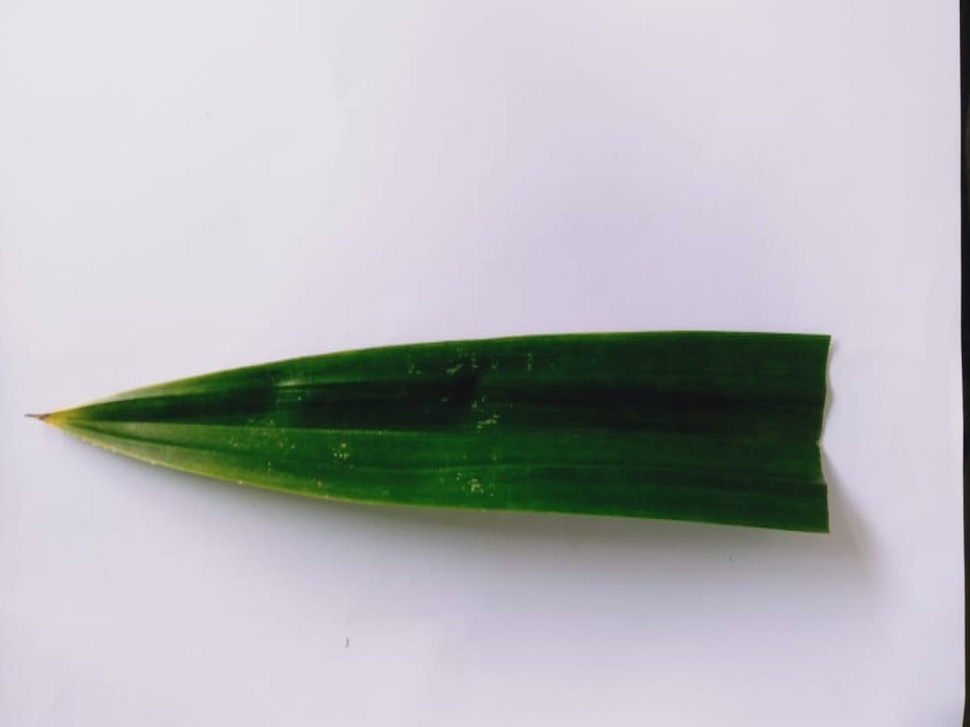
#> input picture Foto Daun Pandan/051.jpg, 970 x 727 px, shrunk from 1600 x 1200 before the run, found by its file name
$ jupyter execute Rotation.ipynb
#> lines starting #> are read from the running program, lines starting #| are printed output that depends on the picture
<a href="https://colab.research.google.com/github/muhammadzulva21/image_fundamental/blob/main/Rotation.ipynb" target="_parent"></a>

[cell 1]
from google.colab import drive
drive.mount('/content/drive')

[cell 2]
import cv2
from google.colab.patches import cv2_imshow
#Membaca Img
img = cv2.imread('/content/drive/MyDrive/Colab Notebooks/051.jpg', cv2.IMREAD_UNCHANGED)
#> img is the input picture: shape (727, 970, 3); mean B, G, R 184.4, 181.1, 180.8

[cell 3]
# Rotation img
(h, w) = img.shape[:2]
#> h = 727; w = 970
center = (w/2, h/2)
#> center = (485, 363.5)

M = cv2.getRotationMatrix2D(center, 180, 1.0)
rotated = cv2.warpAffine(img, M, (w,h))
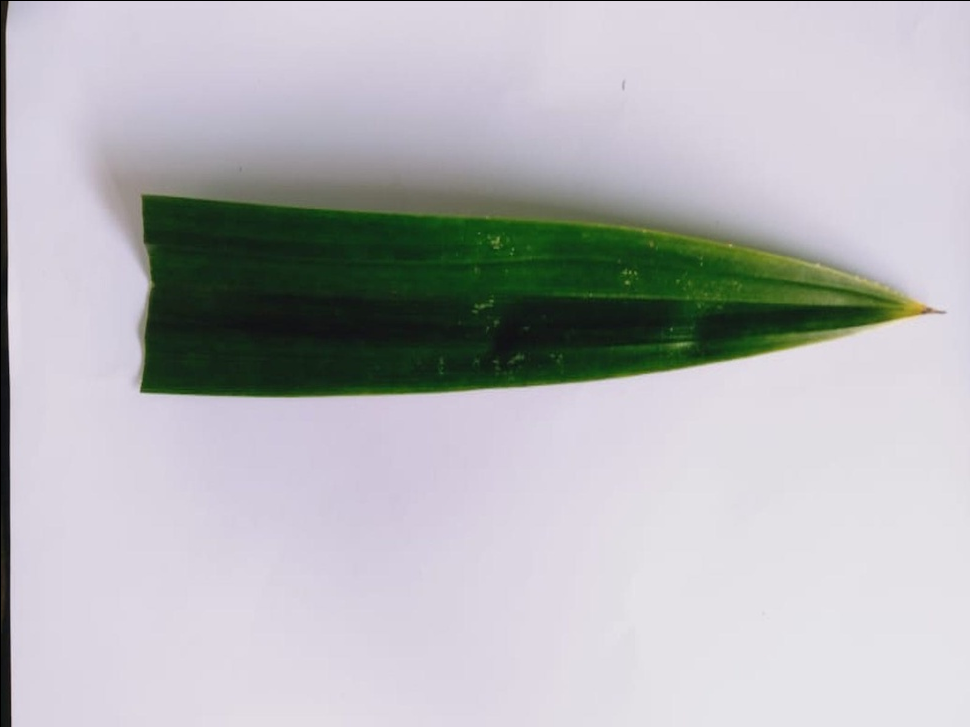
#> rotated: shape (727, 970, 3); mean B, G, R 183.9, 180.6, 180.3
cv2_imshow(rotated)

[cell 4]
M = cv2.getRotationMatrix2D((center), 45, 1.0)
rotated = cv2.warpAffine(img, M, (w, h))
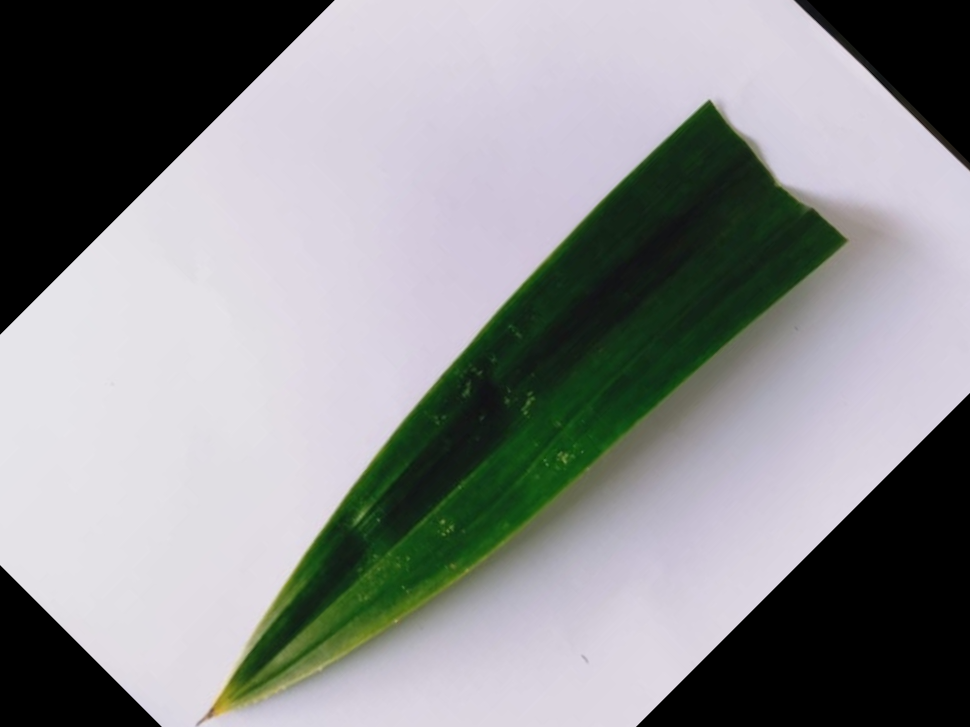
#> rotated: shape (727, 970, 3); mean B, G, R 141.4, 140.1, 138.8
cv2_imshow(rotated)

[cell 5]
M = cv2.getRotationMatrix2D((center), -90, 1.0)
rotated = cv2.warpAffine(img, M, (w, h))
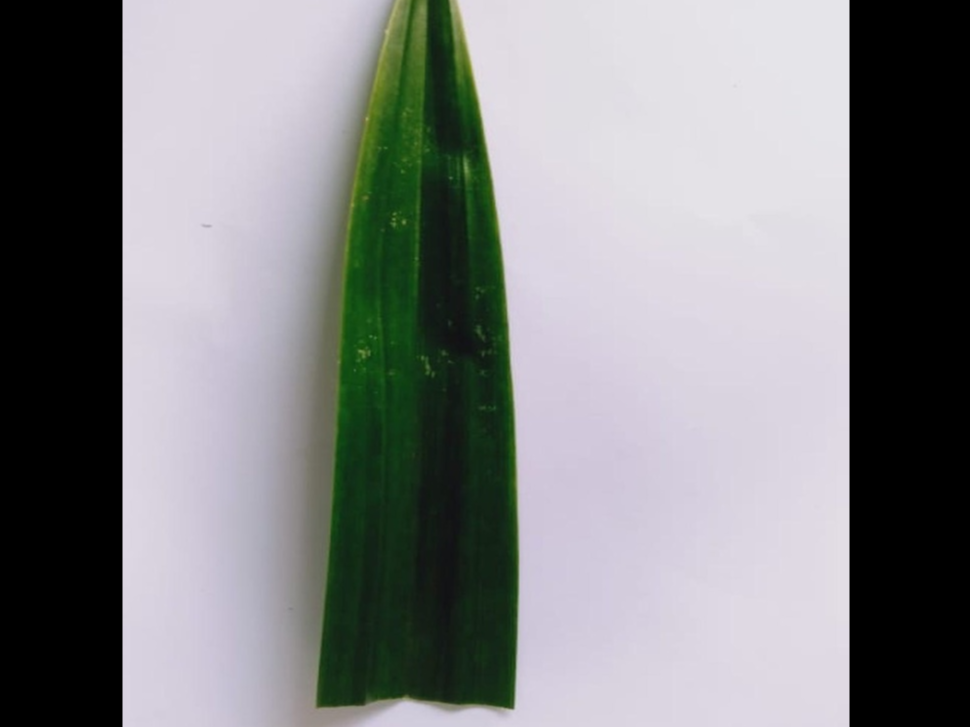
#> rotated: shape (727, 970, 3); mean B, G, R 130.6, 129.5, 128.1
cv2_imshow(rotated)

$ run again, with Foto Daun Pandan/052.jpg copied over Foto Daun Pandan/051.jpg
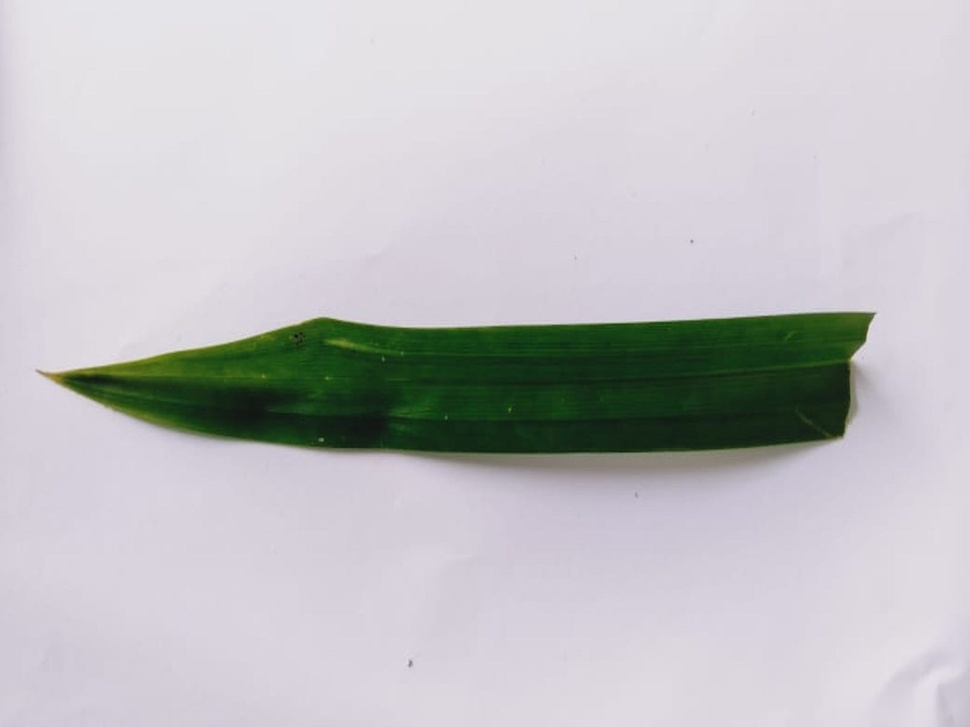
#> input picture Foto Daun Pandan/052.jpg, 970 x 727 px, shrunk from 1600 x 1200 before the run, found by its file name
#> img is the input picture: shape (727, 970, 3); mean B, G, R 194.5, 191.7, 192.2
#> `rotated = cv2.warpAffine(img, M, (w, h))`:
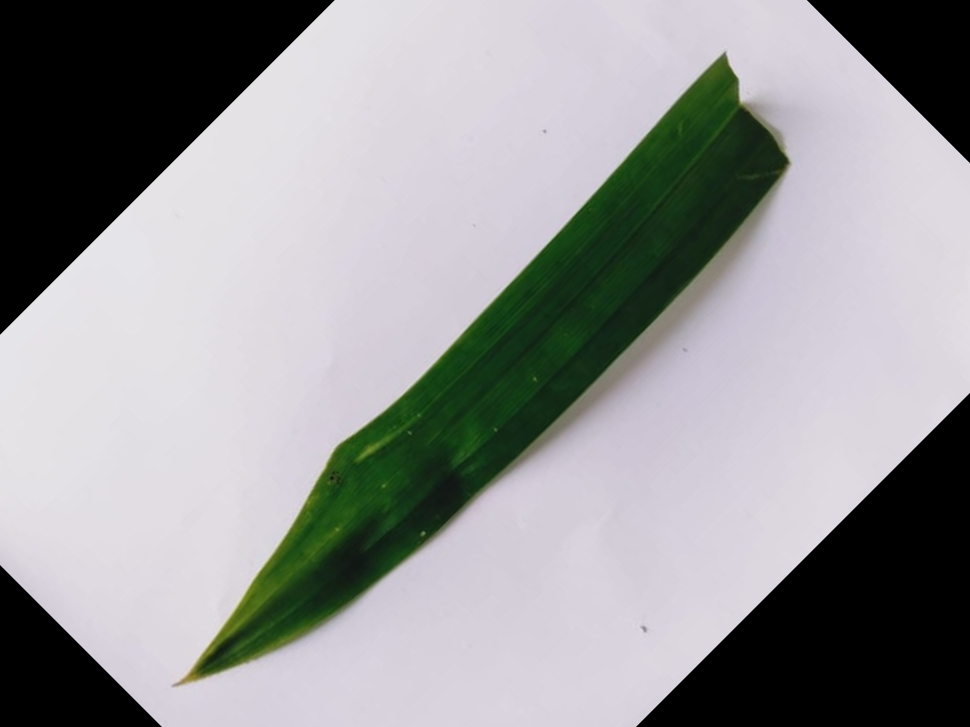
#> rotated: shape (727, 970, 3); mean B, G, R 151, 149.9, 149.5
#> `rotated = cv2.warpAffine(img, M, (w, h))`:
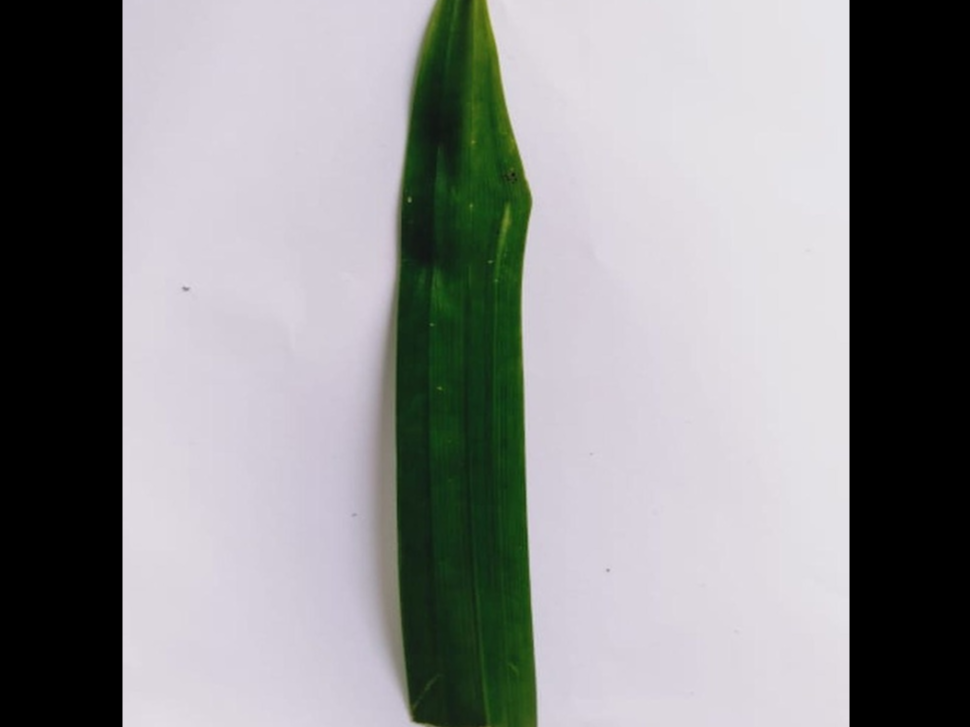
#> rotated: shape (727, 970, 3); mean B, G, R 140, 139.1, 138.5

$ run again, with Foto Daun Pandan/053.jpg copied over Foto Daun Pandan/051.jpg
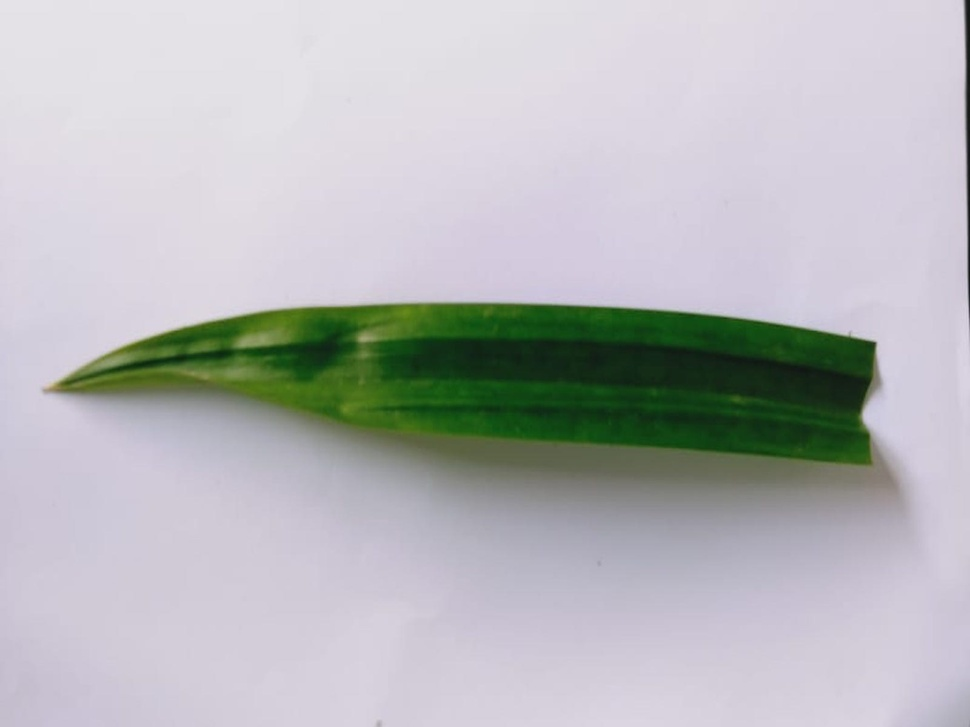
#> input picture Foto Daun Pandan/053.jpg, 970 x 727 px, shrunk from 1600 x 1200 before the run, found by its file name
#> img is the input picture: shape (727, 970, 3); mean B, G, R 186.9, 184.2, 183.2
#> `rotated = cv2.warpAffine(img, M, (w, h))`:
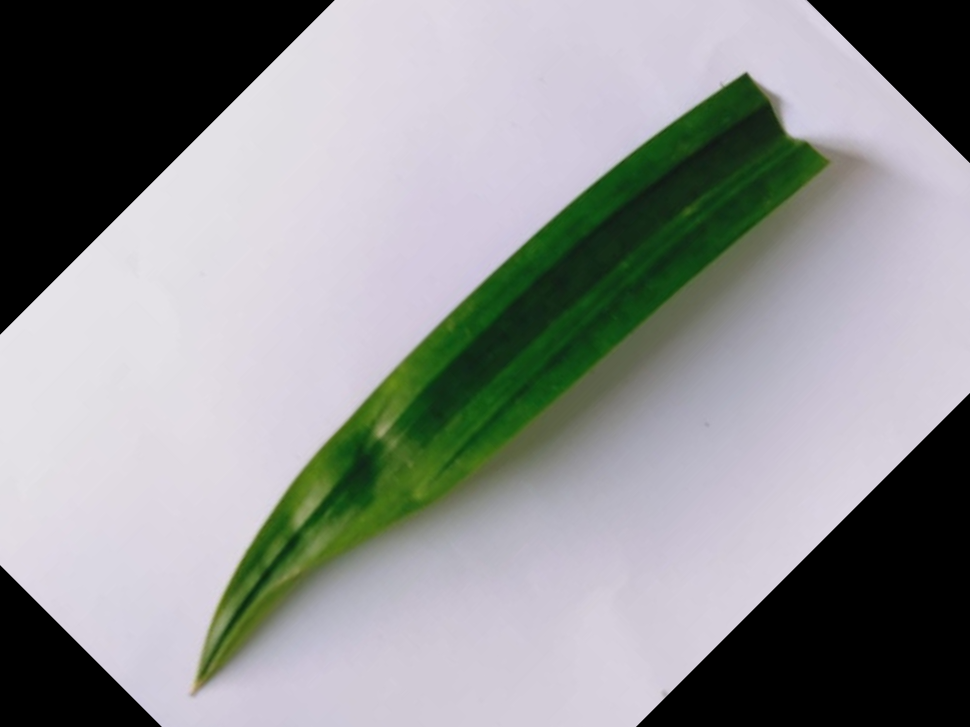
#> rotated: shape (727, 970, 3); mean B, G, R 144.2, 143.9, 141.8
#> `rotated = cv2.warpAffine(img, M, (w, h))`:
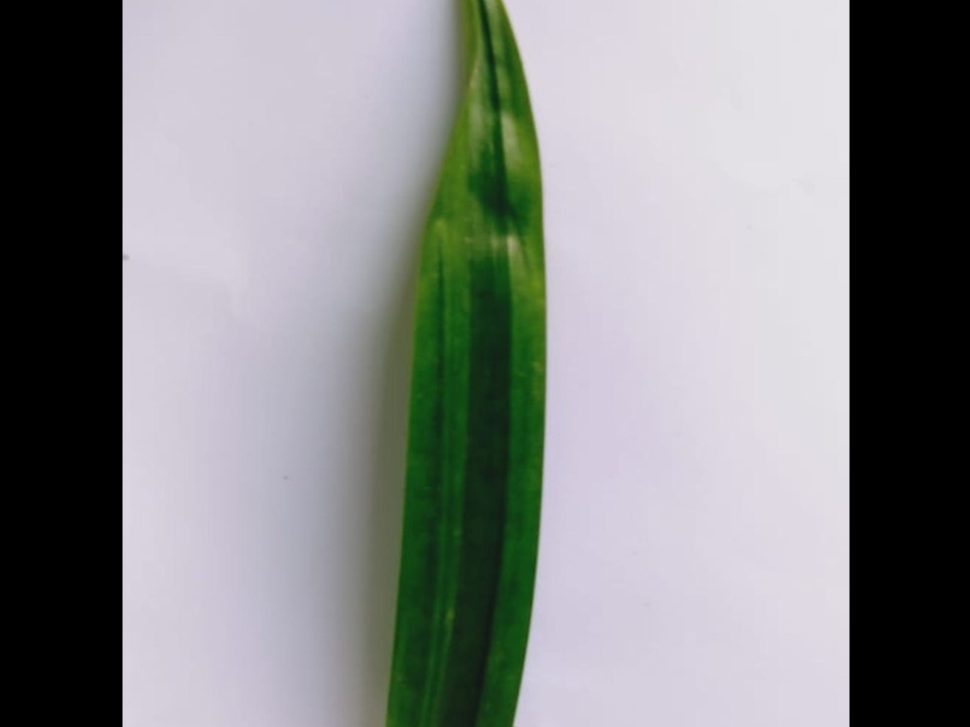
#> rotated: shape (727, 970, 3); mean B, G, R 134.2, 134.2, 132

$ run again, with Foto Daun Pandan/054.jpg copied over Foto Daun Pandan/051.jpg
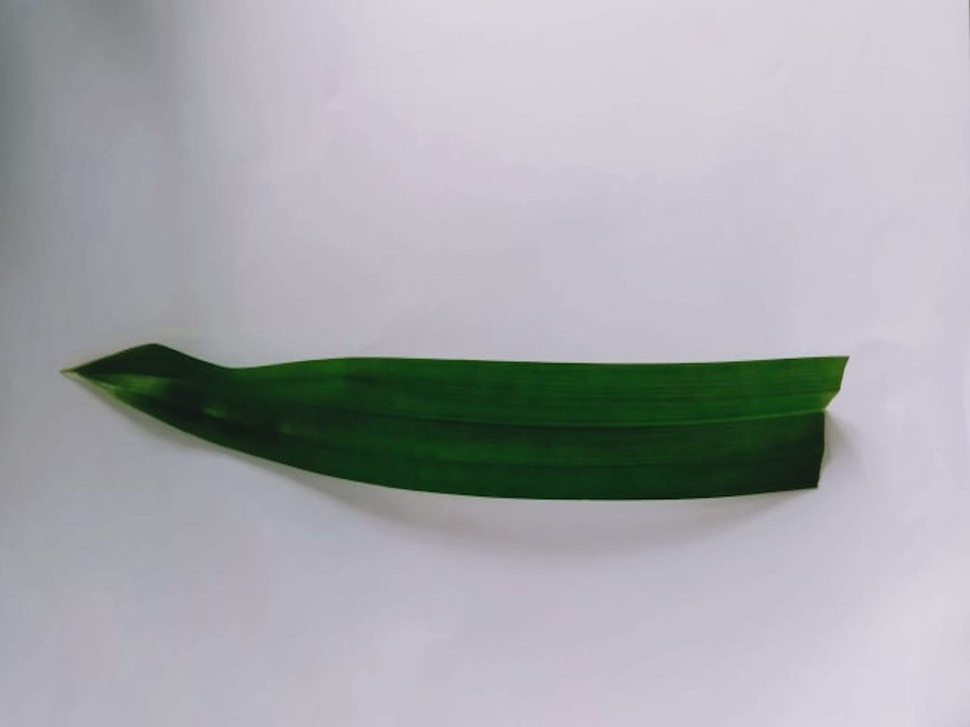
#> input picture Foto Daun Pandan/054.jpg, 970 x 727 px, shrunk from 1600 x 1200 before the run, found by its file name
#> img is the input picture: shape (727, 970, 3); mean B, G, R 171.9, 167.4, 166.7
#> `rotated = cv2.warpAffine(img, M, (w, h))`:
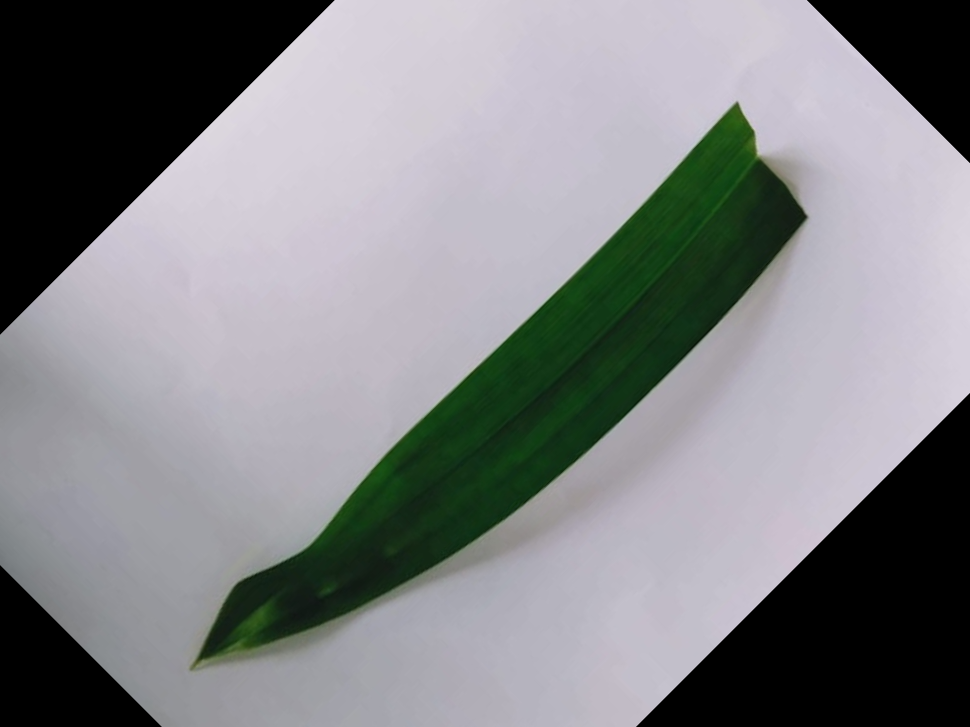
#> rotated: shape (727, 970, 3); mean B, G, R 133.9, 131.2, 129.8
#> `rotated = cv2.warpAffine(img, M, (w, h))`:
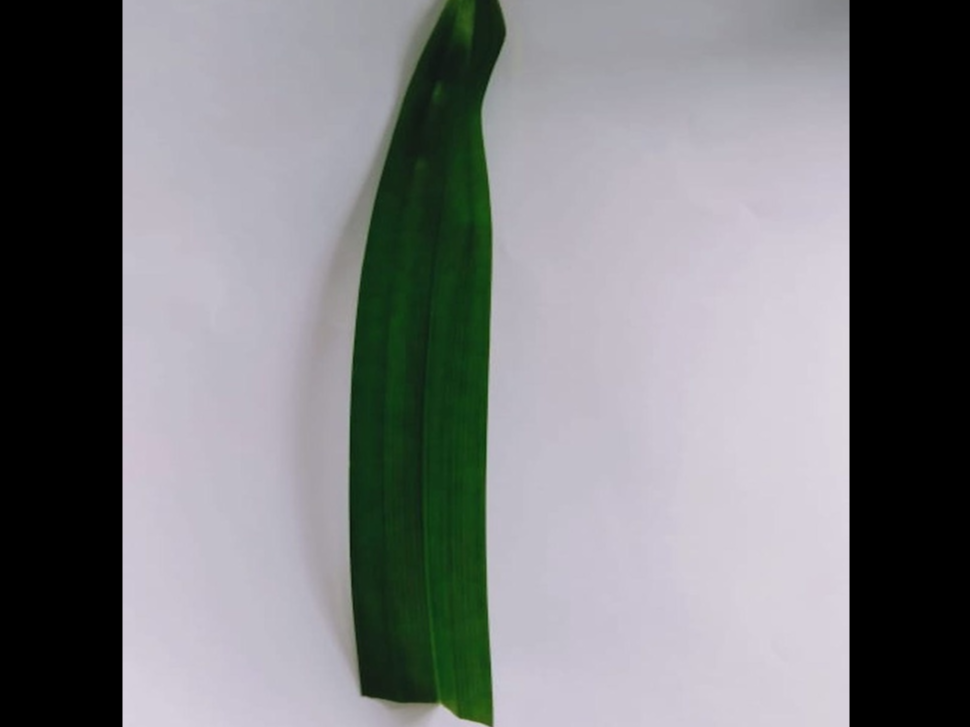
#> rotated: shape (727, 970, 3); mean B, G, R 125.5, 123.1, 121.7
